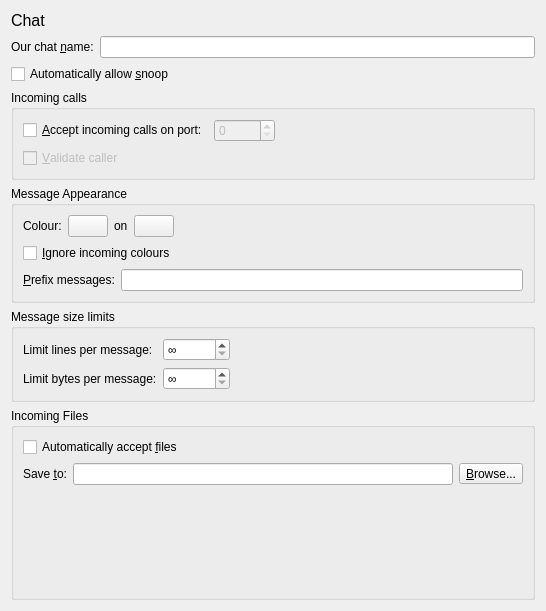
<?xml version="1.0" encoding="UTF-8"?>
<ui version="4.0">
 <class>PrefsChat</class>
 <widget class="QWidget" name="PrefsChat">
  <property name="geometry">
   <rect>
    <x>0</x>
    <y>0</y>
    <width>546</width>
    <height>611</height>
   </rect>
  </property>
  <property name="windowTitle">
   <string>Chat</string>
  </property>
  <layout class="QVBoxLayout" name="verticalLayout">
   <item>
    <widget class="QLabel" name="label_title">
     <property name="sizePolicy">
      <sizepolicy hsizetype="Preferred" vsizetype="Fixed">
       <horstretch>0</horstretch>
       <verstretch>0</verstretch>
      </sizepolicy>
     </property>
     <property name="font">
      <font>
       <pointsize>12</pointsize>
      </font>
     </property>
     <property name="text">
      <string>Chat</string>
     </property>
    </widget>
   </item>
   <item>
    <layout class="QFormLayout" name="_chat_name">
     <item row="0" column="0">
      <widget class="QLabel" name="label_chat_name">
       <property name="text">
        <string>Our chat &amp;name:</string>
       </property>
       <property name="buddy">
        <cstring>chat_name</cstring>
       </property>
      </widget>
     </item>
     <item row="0" column="1">
      <widget class="QLineEdit" name="chat_name"/>
     </item>
    </layout>
   </item>
   <item>
    <widget class="QCheckBox" name="auto_allow_snooping">
     <property name="text">
      <string>Automatically allow &amp;snoop</string>
     </property>
    </widget>
   </item>
   <item>
    <widget class="QGroupBox" name="_incoming_calls">
     <property name="title">
      <string>Incoming calls</string>
     </property>
     <layout class="QVBoxLayout" name="verticalLayout_2">
      <item>
       <layout class="QHBoxLayout" name="_incoming">
        <item>
         <widget class="QCheckBox" name="accept_chat_connections">
          <property name="text">
           <string>&amp;Accept incoming calls on port:</string>
          </property>
         </widget>
        </item>
        <item>
         <widget class="QSpinBox" name="chat_port">
          <property name="enabled">
           <bool>false</bool>
          </property>
          <property name="sizePolicy">
           <sizepolicy hsizetype="Fixed" vsizetype="Fixed">
            <horstretch>0</horstretch>
            <verstretch>0</verstretch>
           </sizepolicy>
          </property>
          <property name="maximum">
           <number>65535</number>
          </property>
         </widget>
        </item>
        <item>
         <spacer name="horizontalSpacer_2">
          <property name="orientation">
           <enum>Qt::Horizontal</enum>
          </property>
          <property name="sizeHint" stdset="0">
           <size>
            <width>40</width>
            <height>20</height>
           </size>
          </property>
         </spacer>
        </item>
       </layout>
      </item>
      <item>
       <widget class="QCheckBox" name="validate_incoming_chat_calls">
        <property name="enabled">
         <bool>false</bool>
        </property>
        <property name="text">
         <string>&amp;Validate caller</string>
        </property>
       </widget>
      </item>
     </layout>
    </widget>
   </item>
   <item>
    <widget class="QGroupBox" name="_message_appearance">
     <property name="title">
      <string>Message Appearance</string>
     </property>
     <layout class="QVBoxLayout" name="verticalLayout_3">
      <item>
       <layout class="QHBoxLayout" name="_color">
        <item>
         <widget class="QLabel" name="label_chat_colors_foreground">
          <property name="text">
           <string>Colour:</string>
          </property>
          <property name="buddy">
           <cstring>chat_colors_foreground</cstring>
          </property>
         </widget>
        </item>
        <item>
         <widget class="QPushButton" name="chat_colors_foreground">
          <property name="text">
           <string/>
          </property>
          <property name="autoRaise" stdset="0">
           <bool>false</bool>
          </property>
         </widget>
        </item>
        <item>
         <widget class="QLabel" name="label_chat_colors_background">
          <property name="text">
           <string>on</string>
          </property>
         </widget>
        </item>
        <item>
         <widget class="QPushButton" name="chat_colors_background">
          <property name="text">
           <string/>
          </property>
         </widget>
        </item>
        <item>
         <spacer name="horizontalSpacer">
          <property name="orientation">
           <enum>Qt::Horizontal</enum>
          </property>
          <property name="sizeHint" stdset="0">
           <size>
            <width>0</width>
            <height>0</height>
           </size>
          </property>
         </spacer>
        </item>
       </layout>
      </item>
      <item>
       <widget class="QCheckBox" name="ignore_chat_colors">
        <property name="text">
         <string>&amp;Ignore incoming colours</string>
        </property>
       </widget>
      </item>
      <item>
       <layout class="QFormLayout" name="_prefix">
        <item row="0" column="0">
         <widget class="QLabel" name="label_chat_message_prefix">
          <property name="text">
           <string>&amp;Prefix messages:</string>
          </property>
          <property name="buddy">
           <cstring>chat_message_prefix</cstring>
          </property>
         </widget>
        </item>
        <item row="0" column="1">
         <widget class="QLineEdit" name="chat_message_prefix"/>
        </item>
       </layout>
      </item>
     </layout>
    </widget>
   </item>
   <item>
    <widget class="QGroupBox" name="_size_limits">
     <property name="title">
      <string>Message size limits</string>
     </property>
     <layout class="QFormLayout" name="formLayout">
      <item row="0" column="0">
       <widget class="QLabel" name="label_chat_max_lines_per_message">
        <property name="text">
         <string>Limit lines per message:</string>
        </property>
        <property name="buddy">
         <cstring>chat_max_lines_per_message</cstring>
        </property>
       </widget>
      </item>
      <item row="0" column="1">
       <widget class="QSpinBox" name="chat_max_lines_per_message">
        <property name="sizePolicy">
         <sizepolicy hsizetype="Fixed" vsizetype="Fixed">
          <horstretch>0</horstretch>
          <verstretch>0</verstretch>
         </sizepolicy>
        </property>
        <property name="specialValueText">
         <string>∞</string>
        </property>
        <property name="maximum">
         <number>1000000</number>
        </property>
       </widget>
      </item>
      <item row="1" column="0">
       <widget class="QLabel" name="label_chat_max_bytes_per_message">
        <property name="text">
         <string>Limit bytes per message:</string>
        </property>
        <property name="buddy">
         <cstring>chat_max_bytes_per_message</cstring>
        </property>
       </widget>
      </item>
      <item row="1" column="1">
       <widget class="QSpinBox" name="chat_max_bytes_per_message">
        <property name="sizePolicy">
         <sizepolicy hsizetype="Fixed" vsizetype="Fixed">
          <horstretch>0</horstretch>
          <verstretch>0</verstretch>
         </sizepolicy>
        </property>
        <property name="specialValueText">
         <string>∞</string>
        </property>
        <property name="maximum">
         <number>1000000</number>
        </property>
       </widget>
      </item>
     </layout>
    </widget>
   </item>
   <item>
    <widget class="QGroupBox" name="_incoming_files">
     <property name="title">
      <string>Incoming Files</string>
     </property>
     <layout class="QVBoxLayout" name="verticalLayout_5">
      <item>
       <widget class="QCheckBox" name="auto_allow_files">
        <property name="text">
         <string>Automatically accept &amp;files</string>
        </property>
       </widget>
      </item>
      <item>
       <layout class="QHBoxLayout" name="_save_to">
        <item>
         <widget class="QLabel" name="label_chat_file_save_directory">
          <property name="text">
           <string>Save &amp;to:</string>
          </property>
          <property name="buddy">
           <cstring>chat_file_save_directory</cstring>
          </property>
         </widget>
        </item>
        <item>
         <widget class="QLineEdit" name="chat_file_save_directory"/>
        </item>
        <item>
         <widget class="QToolButton" name="chat_file_save_directory_browse">
          <property name="text">
           <string>&amp;Browse...</string>
          </property>
          <property name="icon">
           <iconset theme="document-open">
            <normaloff>.</normaloff>.</iconset>
          </property>
         </widget>
        </item>
       </layout>
      </item>
      <item>
       <spacer name="spacer">
        <property name="orientation">
         <enum>Qt::Vertical</enum>
        </property>
        <property name="sizeHint" stdset="0">
         <size>
          <width>0</width>
          <height>0</height>
         </size>
        </property>
       </spacer>
      </item>
     </layout>
    </widget>
   </item>
  </layout>
 </widget>
 <resources/>
 <connections>
  <connection>
   <sender>accept_chat_connections</sender>
   <signal>toggled(bool)</signal>
   <receiver>chat_port</receiver>
   <slot>setEnabled(bool)</slot>
   <hints>
    <hint type="sourcelabel">
     <x>160</x>
     <y>147</y>
    </hint>
    <hint type="destinationlabel">
     <x>251</x>
     <y>157</y>
    </hint>
   </hints>
  </connection>
  <connection>
   <sender>accept_chat_connections</sender>
   <signal>toggled(bool)</signal>
   <receiver>validate_incoming_chat_calls</receiver>
   <slot>setEnabled(bool)</slot>
   <hints>
    <hint type="sourcelabel">
     <x>92</x>
     <y>155</y>
    </hint>
    <hint type="destinationlabel">
     <x>89</x>
     <y>185</y>
    </hint>
   </hints>
  </connection>
 </connections>
</ui>
